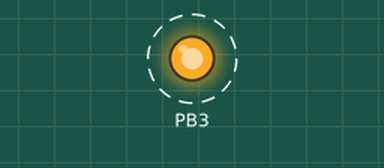
Bench run of a program on a simulated ATmega328P, built with avr-gcc and emulated at 1 MHz (the files do not name the chip). On the bench: output pins drawn as LEDs (lit = HIGH). Dashed ring = blinking.

Above: at 0.5 s.
Timing chart, 0 to 4.6 s (numbered marks = the images above):
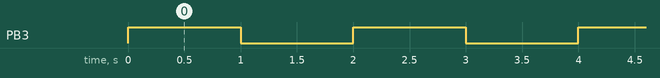

The program:

main.c
```c
/*
 * GccApplication1.c
 *
 * Created: 2017-03-14 10:16:11
 * Author : Johan Kampe
 */

/*   Needed for delay.h    */
#define F_CPU 1000000UL

#include <avr/io.h>
#include <util/delay.h>


int main(void)
{
    /*   Set PB3 to be output  DDRx is for setting ports to output  */
    DDRB = 0b00001000;
    /*    Loop   */
    while (1){
        /*  PORTx is used for output, PINx is input      */
        PORTB = 0b00001000;
        _delay_ms(1000);
        PORTB = 0b00000000;
        _delay_ms(1000);
    }
}
```

Measured:
- by itself, PB3: alternates HIGH for 1.0 s and LOW for 1.0 s
